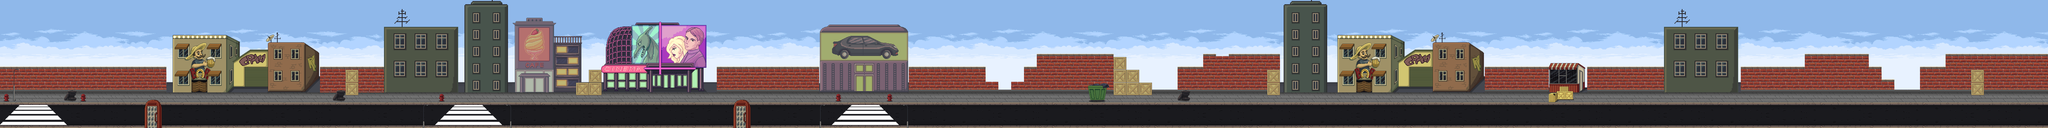

Below is a game level as drawn by its tile map, then a one-line description and the .tmx that defines it (tile-layer data replaced by summaries):
An orthogonal 160x10 tile map with 64x64 px tiles, 9 tile layers (FundoMuro, CalcadaRua, Rua, Calcada, ...), 20 tilesets, 2 image layers and 42 objects.

<map version="1.2" tiledversion="1.2.5" orientation="orthogonal" renderorder="left-down" width="160" height="10" tilewidth="64" tileheight="64" infinite="0" nextlayerid="100" nextobjectid="131">
 <tileset firstgid="1" name="cidades" tilewidth="64" tileheight="64" tilecount="8" columns="0">
  <grid orientation="orthogonal" width="1" height="1" />
  <tile id="21">
   <image width="64" height="64" source="Cidade/calcada.png" />
  </tile>
  <tile id="22">
   <image width="64" height="64" source="Cidade/hidrante.png" />
  </tile>
  <tile id="23">
   <image width="64" height="64" source="Cidade/pneus.png" />
  </tile>
  <tile id="24">
   <image width="64" height="64" source="Cidade/19.png" />
  </tile>
  <tile id="25">
   <image width="64" height="64" source="Cidade/muro.png" />
  </tile>
  <tile id="26">
   <image width="64" height="64" source="Cidade/calcada1.png" />
  </tile>
  <tile id="27">
   <image width="64" height="64" source="Cidade/calcada2.png" />
  </tile>
  <tile id="28">
   <image width="64" height="64" source="Cidade/caixote.png" />
  </tile>
 </tileset>
 <tileset firstgid="30" name="cafe" tilewidth="64" tileheight="64" tilecount="20" columns="5">
  <image source="Tilesets/cafe.png" width="320" height="274" />
 </tileset>
 <tileset firstgid="50" name="ruas" tilewidth="64" tileheight="64" tilecount="16" columns="8">
  <image source="Tilesets/ruas.png" width="521" height="128" />
 </tileset>
 <tileset firstgid="66" name="lixeira" tilewidth="64" tileheight="64" tilecount="4" columns="2">
  <image source="Tilesets/lixeira.png" width="128" height="128" />
 </tileset>
 <tileset firstgid="70" name="lixeira2" tilewidth="64" tileheight="64" tilecount="4" columns="2">
  <image source="Tilesets/lixeira2.png" width="128" height="128" />
 </tileset>
 <tileset firstgid="74" name="lixeira3" tilewidth="64" tileheight="64" tilecount="4" columns="2">
  <image source="Tilesets/lixeira3.png" width="128" height="128" />
 </tileset>
 <tileset firstgid="78" name="caixas1" tilewidth="64" tileheight="64" tilecount="4" columns="2">
  <image source="Tilesets/caixas1.png" width="128" height="128" />
 </tileset>
 <tileset firstgid="82" name="caixas2" tilewidth="64" tileheight="64" tilecount="4" columns="2">
  <image source="Tilesets/caixas2.png" width="128" height="128" />
 </tileset>
 <tileset firstgid="86" name="lojas" tilewidth="64" tileheight="64" tilecount="60" columns="12">
  <image source="Tilesets/lojas.png" width="816" height="320" />
 </tileset>
 <tileset firstgid="146" name="predio2" tilewidth="64" tileheight="64" tilecount="32" columns="4">
  <image source="Tilesets/predio2.png" width="256" height="512" />
 </tileset>
 <tileset firstgid="178" name="predio1" tilewidth="64" tileheight="64" tilecount="42" columns="6">
  <image source="Tilesets/predio1.png" width="384" height="448" />
 </tileset>
 <tileset firstgid="220" name="telefone" tilewidth="64" tileheight="64" tilecount="6" columns="2">
  <image source="Tilesets/telefone.png" width="128" height="192" />
 </tileset>
 <tileset firstgid="226" name="quiosque" tilewidth="64" tileheight="64" tilecount="9" columns="3">
  <image source="Tilesets/quiosque.png" width="192" height="192" />
 </tileset>
 <tileset firstgid="235" name="poste" tilewidth="64" tileheight="64" tilecount="6" columns="2">
  <image source="Tilesets/poste.png" width="128" height="196" />
 </tileset>
 <tileset firstgid="241" name="faixaPedestre" tilewidth="64" tileheight="64" tilecount="6" columns="3">
  <image source="Tilesets/faixaPedestre.png" width="192" height="128" />
 </tileset>
 <tileset firstgid="247" name="faixaPedestre2" tilewidth="64" tileheight="64" tilecount="12" columns="6">
  <image source="Tilesets/faixaPedestre2.png" width="384" height="128" />
 </tileset>
 <tileset firstgid="259" name="cafe2" tilewidth="64" tileheight="64" tilecount="36" columns="6">
  <image source="Tilesets/cafe2.png" width="384" height="384" />
 </tileset>
 <tileset firstgid="295" name="lojaCarros" tilewidth="64" tileheight="64" tilecount="42" columns="7">
  <image source="Tilesets/lojaCarros.png" width="448" height="384" />
 </tileset>
 <tileset firstgid="337" name="bale" tilewidth="64" tileheight="64" tilecount="35" columns="5">
  <image source="Tilesets/bale.png" width="320" height="448" />
 </tileset>
 <tileset firstgid="372" name="cinema" tilewidth="64" tileheight="64" tilecount="70" columns="10">
  <image source="Tilesets/cinema.png" width="640" height="448" />
 </tileset>
 <imagelayer id="36" name="FundoCeu" offsetx="0" offsety="-748">
  <image source="BG/Ocean.png" width="12480" height="1248" />
 </imagelayer>
 <imagelayer id="63" name="Cópia de FundoCeu" offsetx="9597" offsety="-748">
  <image source="BG/Ocean.png" width="12480" height="1248" />
 </imagelayer>
 <layer id="82" name="FundoMuro" width="160" height="10" offsetx="0" offsety="-39">
  <data>[1600 cells, 613 non-empty, 294 distinct tile ids]</data>
 </layer>
 <layer id="83" name="CalcadaRua" width="160" height="10" offsetx="0" offsety="50">
  <data>[1600 cells, 160 non-empty, 1 distinct tile ids]</data>
 </layer>
 <layer id="84" name="Rua" width="160" height="10">
  <data>[1600 cells, 320 non-empty, 16 distinct tile ids]</data>
 </layer>
 <layer id="85" name="Calcada" width="160" height="10">
  <data>[1600 cells, 160 non-empty, 2 distinct tile ids]</data>
 </layer>
 <layer id="86" name="FundoCalcada" width="160" height="10">
  <data>[1600 cells, 0 non-empty, 0 distinct tile ids]</data>
 </layer>
 <layer id="87" name="CalcadaRuaObj" width="160" height="10" offsetx="0" offsety="50">
  <data>[1600 cells, 24 non-empty, 12 distinct tile ids]</data>
 </layer>
 <layer id="88" name="Muro" width="160" height="10" offsetx="0" offsety="-39">
  <data>[1600 cells, 79 non-empty, 1 distinct tile ids]</data>
 </layer>
 <objectgroup id="3" name="Ossos" opacity="0.9">
  <object id="46" x="804" y="420">
   <ellipse />
  </object>
  <object id="47" x="736" y="420">
   <ellipse />
  </object>
  <object id="48" x="670" y="418">
   <ellipse />
  </object>
  <object id="49" x="606" y="414">
   <ellipse />
  </object>
  <object id="51" x="1630" y="434">
   <ellipse />
  </object>
  <object id="52" x="1564" y="428">
   <ellipse />
  </object>
  <object id="53" x="1492" y="426">
   <ellipse />
  </object>
  <object id="54" x="1436" y="426">
   <ellipse />
  </object>
  <object id="55" x="2206" y="412">
   <ellipse />
  </object>
  <object id="56" x="2202" y="342">
   <ellipse />
  </object>
  <object id="57" x="2972" y="288">
   <ellipse />
  </object>
  <object id="59" x="3612" y="280">
   <ellipse />
  </object>
  <object id="60" x="3676" y="286">
   <ellipse />
  </object>
  <object id="61" x="3736" y="290">
   <ellipse />
  </object>
  <object id="62" x="3812" y="290">
   <ellipse />
  </object>
  <object id="63" x="4068" y="290">
   <ellipse />
  </object>
  <object id="64" x="4000" y="290">
   <ellipse />
  </object>
  <object id="65" x="3928" y="292">
   <ellipse />
  </object>
  <object id="67" x="4314" y="474">
   <ellipse />
  </object>
  <object id="70" x="5022" y="420">
   <ellipse />
  </object>
  <object id="76" x="5536" y="216">
   <ellipse />
  </object>
  <object id="82" x="5228" y="224">
   <ellipse />
  </object>
  <object id="83" x="6300" y="372">
   <ellipse />
  </object>
  <object id="84" x="5916" y="368">
   <ellipse />
  </object>
  <object id="85" x="6106" y="376">
   <ellipse />
  </object>
  <object id="117" x="6370" y="306">
   <ellipse />
  </object>
  </objectgroup>
 <objectgroup id="51" name="OssosVeneno">
  <!-- 8 objects omitted --></objectgroup>
 <layer id="89" name="Obstaculos" width="160" height="10" offsetx="0" offsety="-36">
  <data>[1600 cells, 15 non-empty, 1 distinct tile ids]</data>
 </layer>
 <layer id="90" name="FrenteCenario" width="160" height="10">
  <data>[1600 cells, 55 non-empty, 25 distinct tile ids]</data>
 </layer>
</map>
<!-- 16 of 42 objects omitted -->
